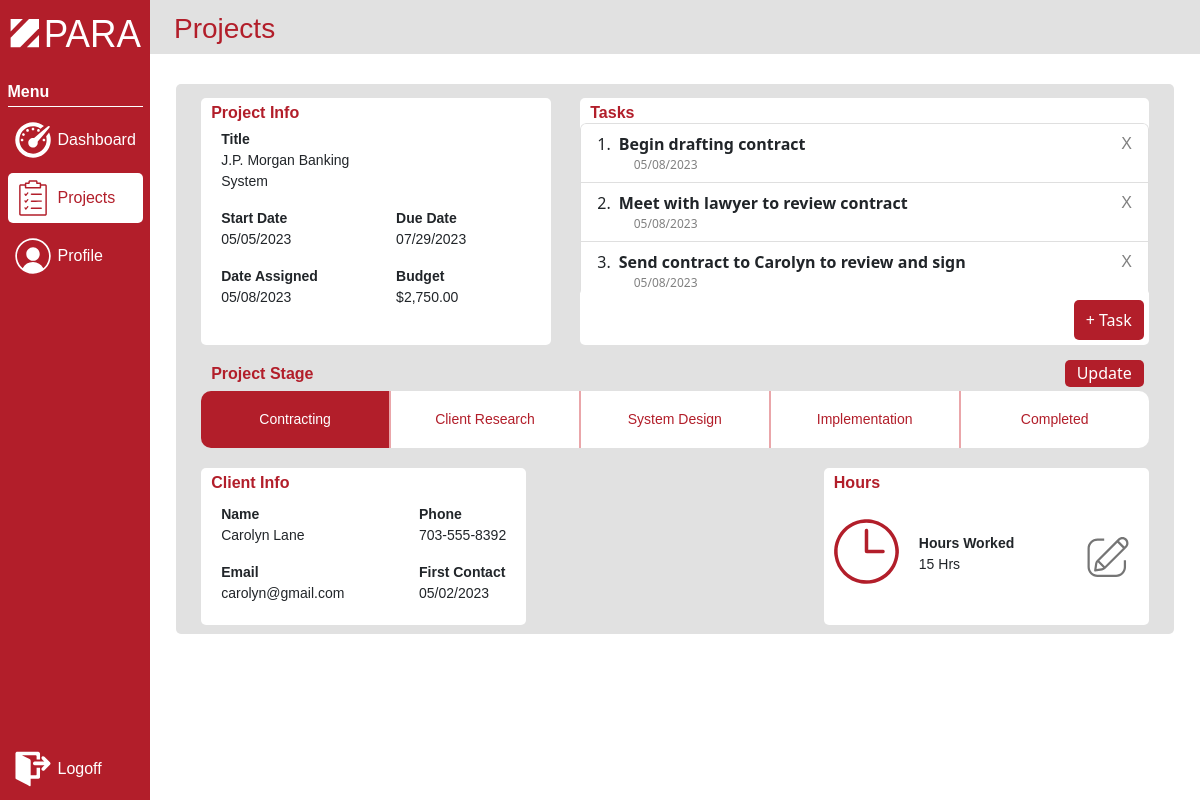
The page /projects/project-information/3 (signed in) on the database its author committed.
### models.py (models this page shows, shortened)
class Project(db.Model):
    __tablename__ = "project"
    project_id = db.Column(db.Integer, primary_key=True)
    manager_id = db.Column(db.Integer, db.ForeignKey('manager.manager_id'), nullable=False)
    client_id = db.Column(db.Integer, db.ForeignKey('client.client_id'), nullable=False)
    start_date = db.Column(db.DateTime, nullable=False)
    description = db.Column(db.String(100), nullable=False)
    end_date = db.Column(db.DateTime, nullable=False)
    budget = db.Column(db.Float, nullable=False)
    tasks = db.relationship('Task', cascade="all, delete", backref='tasks')
    project_assignments = db.relationship('Assignment', cascade="all, delete", backref='project_assignments')
    stage_id = db.Column(db.Integer, db.ForeignKey('project_stage.stage_id'), nullable=False)

class Assignment(db.Model):
    __tablename__ = "assignment"
    project_id = db.Column(db.Integer, db.ForeignKey('project.project_id'), primary_key=True)
    consultant_id = db.Column(db.Integer, db.ForeignKey('consultant.consultant_id'), primary_key=True)
    date = db.Column(db.DateTime, nullable=False)
    allowed_hours = db.Column(db.Integer, nullable=True)
    hours_worked = db.Column(db.Integer, nullable=False)

class Task(db.Model):
    __tablename__ = "task"
    task_id = db.Column(db.Integer, primary_key=True)
    project_id = db.Column(db.Integer, db.ForeignKey('project.project_id'), nullable=False)
    task_content = db.Column(db.String(150), nullable=False)
    task_date = db.Column(db.DateTime, nullable=False)

class ProjectStage(db.Model):
    __tablename__ = "project_stage"
    stage_id = db.Column(db.Integer, primary_key=True)
    project_stage = db.Column(db.String(50), nullable=False)
    ps_projects = db.relationship('Project', cascade="all, delete", backref='ps_projects')

class Client(db.Model):
    __tablename__ = "client"
    client_id = db.Column(db.Integer, primary_key=True)
    poc_first_name = db.Column(db.String(30), nullable=False)
    poc_last_name = db.Column(db.String(100), nullable=False)
    poc_area_code = db.Column(db.String(3), nullable=True)
    poc_phone = db.Column(db.String(7), nullable=True)
    email = db.Column(db.String(50), nullable=False)
    first_contact_date = db.Column(db.Date, nullable=True)
    client_projects = db.relationship('Project', cascade="all, delete", backref='client_projects')

### app.py (the view, shortened to what this page needs)
@app.route('/projects/project-information/<int:project_id>', methods=['GET', 'POST'])
@login_required
def project_information(project_id):
    if session['perm'] != 'project manager':
        if session['perm'] == 'consultant':
            c_assignments = [assignment.project_id for assignment in Assignment.query.filter_by(consultant_id=current_user.consultant_id).all()]
        else:
            c_assignments = [project.project_id for project in Project.query.filter_by(manager_id=current_user.manager_id).all()]
        if project_id not in c_assignments:
            return redirect(url_for('error'))
    project_stages = ProjectStage.query.order_by(ProjectStage.stage_id).all()
    project = Project.query.filter_by(project_id=project_id).first()
    tasks = Task.query.filter_by(project_id=project_id).all()
    client = Client.query.outerjoin(Project, Project.client_id == Client.client_id)\
        .add_entity(Project).filter_by(project_id=project_id).first()[0]
    consultants = Consultant.query.outerjoin(Assignment, Assignment.consultant_id == Consultant.consultant_id)\
        .filter_by(project_id=project_id).all()
    all_consultants = Consultant.query.all()
    unassigned_consultants = [i for i in all_consultants if i not in consultants]
    if session['perm'] == 'consultant':
        assignments = Assignment.query.filter_by(project_id=project_id, consultant_id=current_user.consultant_id).first()  # hardcoded but needs to be current_user
    else:
        assignments = Assignment.query.filter_by(project_id=project_id).all()
    return render_template('project-information.html', stages=project_stages, project=project,
                           assignments=assignments, tasks=tasks, client=client, consultants=consultants,
                           unassigned_consultants=unassigned_consultants)

### app.py (called while the page is built)
@login_manager.user_loader
def load_user(user_id):
    if session['perm'] == 'consultant':
        return Consultant.query.get(int(user_id))
    elif session['perm'] in ['manager', 'project manager']:
        return Manager.query.get(int(user_id))
    else:
        return None

### models.py (called while the page is built)
    def get_id(self):
        return(self.consultant_id)

### templates/project-information.html (shortened to what this page needs)
{% extends 'base.html' %}
{% block styles %}
    <link href="/static/styles/sidebar-styles.css" rel="stylesheet">
    <link href="/static/styles/project-information-styles.css" rel="stylesheet">
{% endblock %}
{% block page_header %}Projects{% endblock %}
{% block page_content %}
<div class="project-background">
    <div class="top-section">
        <div class="project-info">
            <p class="section-title">Project Info</p>
            <div class="project-info-text">
                <div class="project-info-section-1">
                    <p class="project-title">Title</p>
                    <p class="project-text">{{ project['description'] }}</p>
                    <p class="project-title">Start Date</p>
                    <p class="project-text">{{ project['start_date'].strftime('%m/%d/%Y') }}</p>
                    {% if session['perm'] == 'consultant' %}
                        <p class="project-title">Date Assigned</p>
                        <p class="project-text">{{ assignments['date'].strftime('%m/%d/%Y') }}</p>
                    {% else %}
                        <p class="project-title">Assignments</p>
                        <p class="project-text">{{ assignments|length }}</p>
                    {% endif %}
                </div>
                <div class="project-info-section-2">
                    <p class="project-title">Due Date</p>
                    <p class="project-text">{{ project['end_date'].strftime('%m/%d/%Y') }}</p>
                    <p class="project-title">Budget</p>
                    <p class="project-text">{{  "${:,.2f}".format(project['budget']) }}</p>
                </div>
            </div>
        </div>
        <div class="task-manager">
            <p class="section-title">Tasks</p>
            <ol class="list-group list-group-numbered task-list">
                {% for task in tasks %}
                <li class="list-group-item d-flex justify-content-between align-items-start">
                    <div class="ms-2 me-auto">
                        <div class="fw-bold">{{ task['task_content'] }}</div>
                        <div class="task-date">{{ task['task_date'].strftime('%m/%d/%Y') }}</div>
                    </div>
                    {% if session['perm'] in ['consultant', 'manager'] %}
                        <a class="exit-button" href="{{ url_for('delete_task', task_id=task['task_id'], project_id=project['project_id'], page=2) }}">X</a>
                    {% endif %}
                </li>
                {% endfor %}
            </ol>
            {% if session['perm'] in ['consultant', 'manager'] %}
                <button class="add-task-button" data-bs-toggle="modal" data-bs-target="#addTaskModal">+ Task</button>
            {% endif %}
        </div>
    </div>
    <div class="middle-section">
        <p class="section-title">Project Stage</p>
        <form action="{{ url_for('project_information', project_id=project['project_id']) }}" method="post">
            {% if session['perm'] in ['consultant', 'manager'] %}
                <button class="update-project-button" type="submit">Update</button>
            {% endif %}
            <div class="project-stage-group">
                {% for each_stage in stages %}
                    <label class="stage-label" for="myRadio{{ each_stage['stage_id'] }}">{{ each_stage['project_stage'] }}</label>
                {% endfor %}
            </div>
        </form>
    </div>
    <div class="bottom-section">
        <div class="client-info">
            <p class="section-title">Client Info</p>
            <div class="client-info-text">
                <div>
                    <p class="client-title">Name</p>
                    <p class="client-text">{{ client['poc_first_name'] }} {{ client['poc_last_name'] }}</p>
                    <p class="client-title">Email</p>
                    <p class="client-text">{{ client['email'] }}</p>
                </div>
                <div>
                    <p class="client-title">Phone</p>
                    <p class="client-text">{{ client['poc_area_code'] + '-' + client['poc_phone'][:3] + '-' + client['poc_phone'][3:] if client['poc_phone'] else 'None'}}</p>
                    <p class="client-title">First Contact</p>
                    <p class="client-text">{{ client['first_contact_date'].strftime('%m/%d/%Y') }}</p>
                </div>
            </div>
        </div>
        {% if session['perm'] == 'consultant' %}
            <div class="hours-info">
                <p class="section-title">Hours</p>
                <img class="clock-icon" src="/static/images/icons/clock-red.svg" alt="Clock icon">
                <div class="hours-info-text">
                    <div>
                        <p class="hours-title">Hours Worked</p>
                        <p class="hours-text">{{ assignments['hours_worked'] }} Hrs</p>
                    </div>
                <a class="edit-icon" href="#" data-bs-toggle="modal" data-bs-target="#hoursModal"><img src="/static/images/icons/edit-gray.svg" alt="Edit icon"></a>
            </div>
        {% endif %}
    </div>
</div>
{% endblock %}

### static/styles/project-information-styles.css (style rules this page uses)
p { font-family: Arial; }
.project-background { margin: auto; margin-top: 30px; width: 95%; height: 550px; background-color: #e1e1e1; border-radius: 5px; z-index: 1; display: flex; flex-direction: column; justify-content: center; align-items: center; }
.top-section { width: 95%; height: 275px; z-index: 2; display: flex; justify-content: space-between; align-items: center; }
.section-title { font-size: 16px; font-family: Arial; font-weight: bold; color: #b21e2a; margin: 0px; position: absolute; top: 3px; left: 10px; }
.project-info { width: 37%; height: 90%; background-color: white; display: flex; align-items: center; justify-content: space-between; border-radius: 5px; z-index: 3; max-width: 350px; position: relative; padding-top: 10px; }
.project-info-text { width: 70%; display: flex; align-items: end; justify-content: space-between; margin-left: 20px; }
.project-title, .client-title, .hours-title, .emp-text { font-weight: bolder; font-size: 14px; margin: 0px; }
.project-text, .client-text, .hours-text { font-size: 14px; }
.task-manager { width: 60%; height: 90%; background-color: white; display: flex; flex-direction: column; align-items: center; justify-content: space-between; border-radius: 5px; z-index: 3; position: relative; }
.list-group { width: 100%; overflow-y: scroll; }
.task-list { height: 70%; margin-top: 25px; }
.task-date { color: gray; font-size: 12px; margin-left: 15px; }
.exit-button, .remove-employee-button { font-family: Arial; color: gray; border: none; background: none; text-decoration: none; transition: opacity 0.15s; }
.add-task-button { background-color: #b21e2a; color: white; border: none; padding: 8px 12px 8px 12px; border-radius: 5px; cursor: pointer; transition: opacity 0.15s; bottom: 5px; right: 5px; position: absolute; }
.middle-section { width: 95%; height: 100px; z-index: 2; display: flex; flex-direction: column; justify-content: center; position: relative; }
.project-stage-group { display: flex; justify-content: space-between; overflow: hidden; border-radius: 10px; width: 100%; margin-top: 20px; }
.stage-label { text-align: center; padding-top: 18px; padding-bottom: 18px; font-size: 14px; font-family: Arial; background-color: white; color: #b21e2a; cursor: pointer; transition: background 0.1s; width: 100%; }
.stage-label:not(:last-of-type) { border-right: 2px solid #eaa6aa; }
.stage-input:checked + .stage-label { background: #b21e2a; color: white; }
.bottom-section { width: 95%; height: 175px; z-index: 2; display: flex; justify-content: space-between; align-items: center; }
.client-info, .hours-info, .assignee-info { width: 37%; height: 90%; background-color: white; display: flex; align-items: center; justify-content: space-between; border-radius: 5px; z-index: 3; max-width: 325px; position: relative; padding-top: 10px; }
.client-info-text, .hours-info-text { width: 95%; display: flex; align-items: center; justify-content: space-between; margin: 20px 20px 0px 20px ; }
.clock-icon { width: 20%; max-width: 200px; margin-left: 10px; }
.edit-icon { width: 20%; max-width: 200px; transition: opacity 0.15s; cursor: pointer; border-radius: 10px; margin-top: -10px; }
.add-assignee-button, .update-project-button { background-color: #b21e2a; color: white; border: none; border-radius: 5px; cursor: pointer; transition: opacity 0.15s; position: absolute; }
.update-project-button { right: 5px; top: 1px; padding: 1px 12px 2px 12px; }

### rows shown on the page
Project: description "J.P. Morgan Banking System", start_date "05/05/2023", end_date "07/29/2023", budget "$2,750.00"
Assignment: date "05/08/2023", hours_worked "15"
Task: task_content "Begin drafting contract", task_date "05/08/2023"
Task: task_content "Meet with lawyer to review contract", task_date "05/08/2023"
Task: task_content "Send contract to Carolyn to review and sign", task_date "05/08/2023"
ProjectStage: project_stage "Contracting"
ProjectStage: project_stage "Client Research"
ProjectStage: project_stage "System Design"
ProjectStage: project_stage "Implementation"
ProjectStage: project_stage "Completed"
Client: poc_first_name "Carolyn", poc_last_name "Lane", email "carolyn@gmail.com", poc_phone+poc_area_code "703-555-8392", first_contact_date "05/02/2023"
